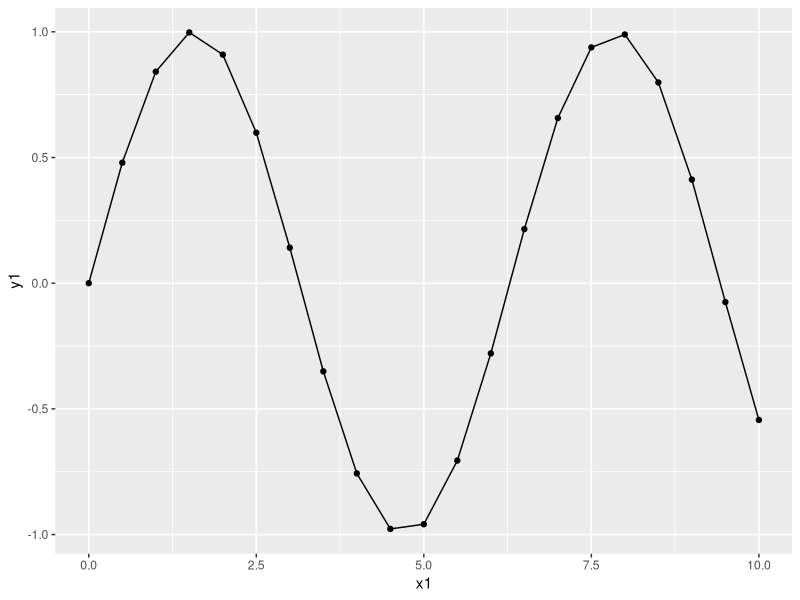

Write the R code that produced this figure.
library(tidyverse)

x1 <- seq(from = 0, to = 10, by = 0.5)
y1 <- sin(x1)

df <- tibble(x1, y1)

ggplot(df, aes(x = x1, y = y1)) +
  geom_point() +
  geom_line()